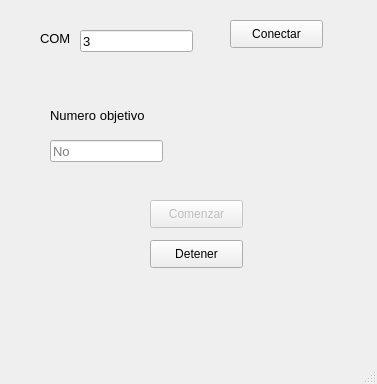
<?xml version="1.0" encoding="UTF-8"?>
<ui version="4.0">
 <class>MainWindow</class>
 <widget class="QMainWindow" name="MainWindow">
  <property name="geometry">
   <rect>
    <x>0</x>
    <y>0</y>
    <width>377</width>
    <height>384</height>
   </rect>
  </property>
  <property name="windowTitle">
   <string>Contador Binario</string>
  </property>
  <widget class="QWidget" name="centralwidget">
   <widget class="QLabel" name="label">
    <property name="geometry">
     <rect>
      <x>40</x>
      <y>30</y>
      <width>55</width>
      <height>16</height>
     </rect>
    </property>
    <property name="font">
     <font>
      <pointsize>10</pointsize>
     </font>
    </property>
    <property name="text">
     <string>COM</string>
    </property>
   </widget>
   <widget class="QLineEdit" name="txt_com">
    <property name="geometry">
     <rect>
      <x>80</x>
      <y>30</y>
      <width>113</width>
      <height>22</height>
     </rect>
    </property>
    <property name="font">
     <font>
      <pointsize>10</pointsize>
     </font>
    </property>
    <property name="text">
     <string>3</string>
    </property>
    <property name="placeholderText">
     <string>COM</string>
    </property>
   </widget>
   <widget class="QPushButton" name="btn_connect">
    <property name="geometry">
     <rect>
      <x>230</x>
      <y>20</y>
      <width>93</width>
      <height>28</height>
     </rect>
    </property>
    <property name="text">
     <string>Conectar</string>
    </property>
   </widget>
   <widget class="QLabel" name="label_2">
    <property name="geometry">
     <rect>
      <x>50</x>
      <y>100</y>
      <width>141</width>
      <height>31</height>
     </rect>
    </property>
    <property name="font">
     <font>
      <pointsize>10</pointsize>
     </font>
    </property>
    <property name="text">
     <string>Numero objetivo</string>
    </property>
   </widget>
   <widget class="QLineEdit" name="txt_obj">
    <property name="geometry">
     <rect>
      <x>50</x>
      <y>140</y>
      <width>113</width>
      <height>22</height>
     </rect>
    </property>
    <property name="font">
     <font>
      <pointsize>10</pointsize>
     </font>
    </property>
    <property name="placeholderText">
     <string>No </string>
    </property>
   </widget>
   <widget class="QPushButton" name="btn_start">
    <property name="enabled">
     <bool>false</bool>
    </property>
    <property name="geometry">
     <rect>
      <x>150</x>
      <y>200</y>
      <width>93</width>
      <height>28</height>
     </rect>
    </property>
    <property name="text">
     <string>Comenzar</string>
    </property>
   </widget>
   <widget class="QPushButton" name="btn_stop">
    <property name="geometry">
     <rect>
      <x>150</x>
      <y>240</y>
      <width>93</width>
      <height>28</height>
     </rect>
    </property>
    <property name="text">
     <string>Detener</string>
    </property>
   </widget>
   <widget class="QLabel" name="lb_error">
    <property name="geometry">
     <rect>
      <x>20</x>
      <y>285</y>
      <width>311</width>
      <height>31</height>
     </rect>
    </property>
    <property name="font">
     <font>
      <pointsize>10</pointsize>
     </font>
    </property>
    <property name="text">
     <string/>
    </property>
   </widget>
  </widget>
  <widget class="QMenuBar" name="menubar">
   <property name="geometry">
    <rect>
     <x>0</x>
     <y>0</y>
     <width>377</width>
     <height>26</height>
    </rect>
   </property>
  </widget>
  <widget class="QStatusBar" name="statusbar"/>
 </widget>
 <resources/>
 <connections/>
</ui>
